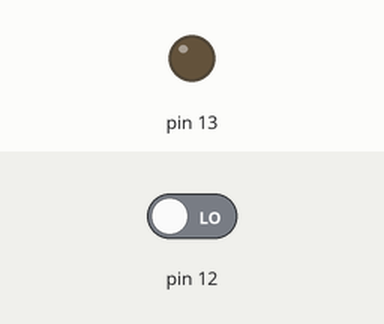
Simulated run of this sketch. Board: Arduino Uno, built with avr-gcc and run on an emulated ATmega328P. Shown: output pins drawn as LEDs (lit = HIGH). The inputs (shaded band) are chosen by the test bench; at power-on: pin 12 LOW.

Above: at 1.2 s.
1.3 s: pin 12 driven HIGH
4.3 s: pin 12 driven LOW
At 5.8 s:
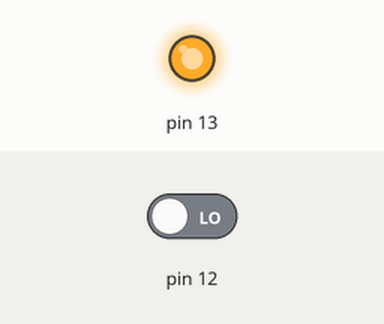
Timing chart, 0 to 7.3 s (numbered marks = the images above; inputs shaded):
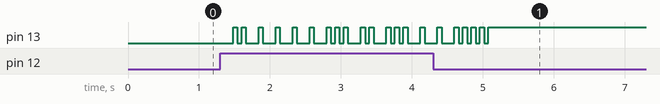

Measured:
- after the input at 4.3 s, pin 13: goes on until 5.1 s, then stays HIGH

The sketch:

sketch_apr29a.ino
```cpp
void setup() {
  pinMode(12, INPUT);
  pinMode(13, OUTPUT);
}

int dot = 60;
int dash = 180;
int gap = 60;

void loop() {
  if (digitalRead(12) > (0.5))
  {
    // you
    // y
    digitalWrite(13, LOW);
    delay(dash);
    digitalWrite(13, HIGH);
    delay(gap);
    digitalWrite(13, LOW);
    delay(dot);
    digitalWrite(13, HIGH);
    delay(gap);
    digitalWrite(13, LOW);
    delay(dash);
    digitalWrite(13, HIGH);
    delay(gap);
    digitalWrite(13, LOW);
    delay(dash);
    digitalWrite(13, HIGH);
    delay(gap);

    // o
    digitalWrite(13, LOW);
    delay(dash);
    digitalWrite(13, HIGH);
    delay(gap);
    digitalWrite(13, LOW);
    delay(dash);
    digitalWrite(13, HIGH);
    delay(gap);
    digitalWrite(13, LOW);
    delay(dash);
    digitalWrite(13, HIGH);
    delay(gap);

    // u
    digitalWrite(13, LOW);
    delay(dot);
    digitalWrite(13, HIGH);
    delay(gap);
    digitalWrite(13, LOW);
    delay(dot);
    digitalWrite(13, HIGH);
    delay(gap);
    digitalWrite(13, LOW);
    delay(dash);
    digitalWrite(13, HIGH);
    delay(gap);

    // lose
    // l
    digitalWrite(13, LOW);
    delay(dot);
    digitalWrite(13, HIGH);
    delay(gap);
    digitalWrite(13, LOW);
    delay(dash);
    digitalWrite(13, HIGH);
    delay(gap);
    digitalWrite(13, LOW);
    delay(dot);
    digitalWrite(13, HIGH);
    delay(gap);
    digitalWrite(13, LOW);
    delay(dot);
    digitalWrite(13, HIGH);
    delay(gap);

    // o
    digitalWrite(13, LOW);
    delay(dash);
    digitalWrite(13, HIGH);
    delay(gap);
    digitalWrite(13, LOW);
    delay(dash);
    digitalWrite(13, HIGH);
    delay(gap);
    digitalWrite(13, LOW);
    delay(dash);
    digitalWrite(13, HIGH);
    delay(gap);

    // s
    digitalWrite(13, LOW);
    delay(dot);
    digitalWrite(13, HIGH);
    delay(gap);
    digitalWrite(13, LOW);
    delay(dot);
    digitalWrite(13, HIGH);
    delay(gap);
    digitalWrite(13, LOW);
    delay(dot);
    digitalWrite(13, HIGH);
    delay(gap);

    // e
    digitalWrite(13, LOW);
    delay(dot);
    digitalWrite(13, HIGH);
    delay(gap);
  }
}
```
